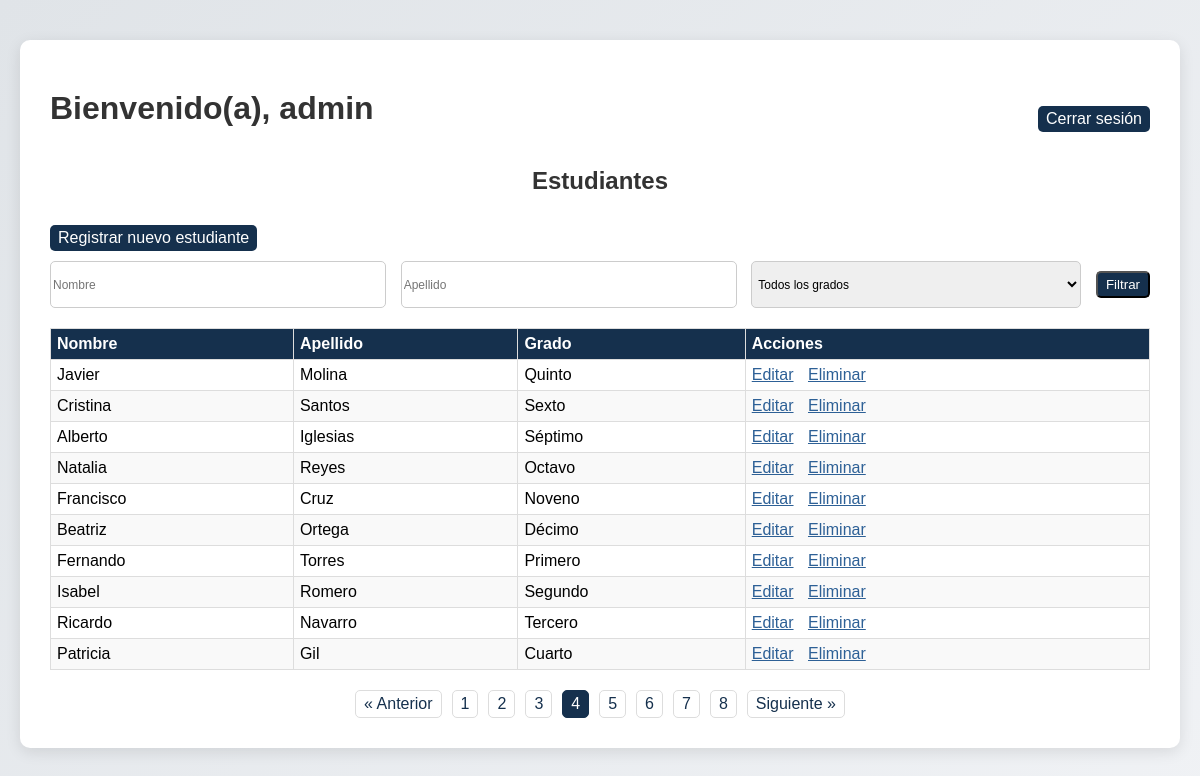
The page /?page=4 (signed in) on the database its author committed.
### tables this page shows
CREATE TABLE usuarios (
        id INTEGER PRIMARY KEY AUTOINCREMENT,
        username TEXT NOT NULL UNIQUE,
        password TEXT NOT NULL
    );

CREATE TABLE estudiantes (
        id INTEGER PRIMARY KEY AUTOINCREMENT,
        nombre TEXT NOT NULL,
        apellido TEXT NOT NULL,
        fecha_nacimiento DATE NOT NULL,
        grado TEXT NOT NULL,
        genero TEXT,
        fecha_inscripcion DATE NOT NULL,
        estado TEXT NOT NULL,
        nombre_acudiente TEXT NOT NULL,
        telefono_acudiente TEXT,
        correo_acudiente TEXT,
        direccion_acudiente TEXT
    );

### app.py (the view)
@app.route('/')
@login_required
def index():
    nombre = request.args.get('nombre', '')
    apellido = request.args.get('apellido', '')
    grado = request.args.get('grado', '')
    page = int(request.args.get('page', 1))
    per_page = 10
    conn = get_db_connection()
    query = 'SELECT * FROM estudiantes WHERE 1=1'
    params = []
    if nombre:
        query += ' AND nombre LIKE ?'
        params.append(f'%{nombre}%')
    if apellido:
        query += ' AND apellido LIKE ?'
        params.append(f'%{apellido}%')
    if grado:
        query += ' AND grado = ?'
        params.append(grado)
    total_estudiantes = conn.execute(query, params).fetchall()
    total_pages = (len(total_estudiantes) + per_page - 1) // per_page
    query += ' LIMIT ? OFFSET ?'
    params.extend([per_page, (page - 1) * per_page])
    estudiantes = conn.execute(query, params).fetchall()
    conn.close()
    return render_template('index.html', estudiantes=estudiantes, page=page, total_pages=total_pages)

### app.py (called while the page is built)
@login_manager.user_loader
def load_user(user_id):
    conn = get_db_connection()
    user = conn.execute('SELECT * FROM usuarios WHERE id = ?', (user_id,)).fetchone()
    conn.close()
    if user:
        return User(user['id'], user['username'], user['password'])
    return None

def get_db_connection():
    conn = sqlite3.connect('colegio.db')
    conn.row_factory = sqlite3.Row
    return conn

### templates/index.html (shortened to what this page needs)
<!DOCTYPE html>
<html lang="es">
<head>
</head>
<body>
    <div class="container">
        <div class="header">
            <h1>Bienvenido(a), {{ current_user.username }}</h1>
            <a href="{{ url_for('logout') }}" class="logout">Cerrar sesión</a>
        </div>
        <h2>Estudiantes</h2>
        <a href="{{ url_for('crear') }}" class="btn">Registrar nuevo estudiante</a>
        <form method="GET" action="{{ url_for('index') }}" class="filters">
            <input type="text" name="nombre" placeholder="Nombre" value="{{ request.args.get('nombre', '') }}">
            <input type="text" name="apellido" placeholder="Apellido" value="{{ request.args.get('apellido', '') }}">
            <select name="grado">
                <option value="">Todos los grados</option>
            </select>
            <button type="submit" class="btn">Filtrar</button>
        </form>
        <table>
            <thead>
                <tr>
                    <th>Nombre</th>
                    <th>Apellido</th>
                    <th>Grado</th>
                    <th>Acciones</th>
                </tr>
            </thead>
            <tbody>
                {% for estudiante in estudiantes %}
                <tr>
                    <td>{{ estudiante.nombre }}</td>
                    <td>{{ estudiante.apellido }}</td>
                    <td>{{ estudiante.grado }}</td>
                    <td class="actions">
                        <a href="{{ url_for('editar', id=estudiante.id) }}">Editar</a>
                        <a href="{{ url_for('eliminar', id=estudiante.id) }}" onclick="return confirm('¿Estás seguro de que deseas eliminar este estudiante?');">Eliminar</a>
                    </td>
                </tr>
                {% endfor %}
            </tbody>
        </table>
        <div class="pagination">
            {% if page > 1 %}
                <a href="{{ url_for('index', page=page-1, nombre=request.args.get('nombre'), apellido=request.args.get('apellido'), grado=request.args.get('grado')) }}">&laquo; Anterior</a>
            {% endif %}
            {% for p in range(1, total_pages + 1) %}
                <a href="{{ url_for('index', page=p, nombre=request.args.get('nombre'), apellido=request.args.get('apellido'), grado=request.args.get('grado')) }}" class="{% if p == page %}active{% endif %}">{{ p }}</a>
            {% endfor %}
            {% if page < total_pages %}
                <a href="{{ url_for('index', page=page+1, nombre=request.args.get('nombre'), apellido=request.args.get('apellido'), grado=request.args.get('grado')) }}">Siguiente &raquo;</a>
            {% endif %}
        </div>
    </div>
</body>
</html>

### templates/index.html (style rules this page uses)
body { font-family: 'Arial', sans-serif; background: linear-gradient(135deg, #e0e4e8, #f0f2f5); margin: 0; padding: 20px; display: flex; justify-content: center; align-items: flex-start; min-height: 100vh; }
.container { max-width: 1200px; width: 100%; background-color: #fff; padding: 30px; border-radius: 10px; box-shadow: 0 4px 15px rgba(0, 0, 0, 0.1); animation: fadeIn 1s ease-in-out; margin-top: 20px; }
h1, h2 { color: #333; text-align: center; margin: 0 0 20px 0; }
.header { display: flex; justify-content: space-between; align-items: center; margin-bottom: 20px; margin-top: 20px; }
.header a { color: #fff; text-decoration: none; padding: 4px 8px; border-radius: 5px; background-color: #15304d; transition: background-color 0.3s ease, transform 0.3s ease; }
.btn { display: inline-block; padding: 4px 8px; margin: 10px 0; background-color: #15304d; color: white; text-align: center; border-radius: 5px; text-decoration: none; transition: background-color 0.3s ease, transform 0.3s ease; }
.filters { display: flex; justify-content: space-between; margin-bottom: 20px; gap: 10px; }
.filters input, .filters select { padding: 2px; border: 1px solid #ccc; border-radius: 5px; font-size: 12px; width: 30%; }
table { width: 100%; border-collapse: collapse; margin-top: 20px; }
table, th, td { border: 1px solid #ddd; }
th, td { padding: 6px; text-align: left; }
th { background-color: #15304d; color: white; }
tr:nth-child(even) { background-color: #f9f9f9; }
.actions a { color: #2d6096; margin-right: 10px; transition: color 0.3s ease; }
.logout { display: inline-block; padding: 4px 8px; background-color: #f44336; color: white; text-align: center; border-radius: 5px; text-decoration: none; transition: background-color 0.3s ease, transform 0.3s ease; }
.pagination { display: flex; justify-content: center; margin-top: 20px; }
.pagination a { color: #15304d; padding: 4px 8px; text-decoration: none; border: 1px solid #ddd; margin: 0 5px; border-radius: 5px; transition: background-color 0.3s ease, transform 0.3s ease; }
.pagination .active { background-color: #15304d; color: white; border: 1px solid #15304d; }

### rows shown on the page
usuarios: username "admin"
estudiantes: nombre "Javier", apellido "Molina", grado "Quinto"
estudiantes: nombre "Cristina", apellido "Santos", grado "Sexto"
estudiantes: nombre "Alberto", apellido "Iglesias", grado "Séptimo"
estudiantes: nombre "Natalia", apellido "Reyes", grado "Octavo"
estudiantes: nombre "Francisco", apellido "Cruz", grado "Noveno"
estudiantes: nombre "Beatriz", apellido "Ortega", grado "Décimo"
estudiantes: nombre "Fernando", apellido "Torres", grado "Primero"
estudiantes: nombre "Isabel", apellido "Romero", grado "Segundo"
estudiantes: nombre "Ricardo", apellido "Navarro", grado "Tercero"
estudiantes: nombre "Patricia", apellido "Gil", grado "Cuarto"

### other values the page prints
{{ p }} "1" "2" "3" "4" "5" "6" "7" "8"
